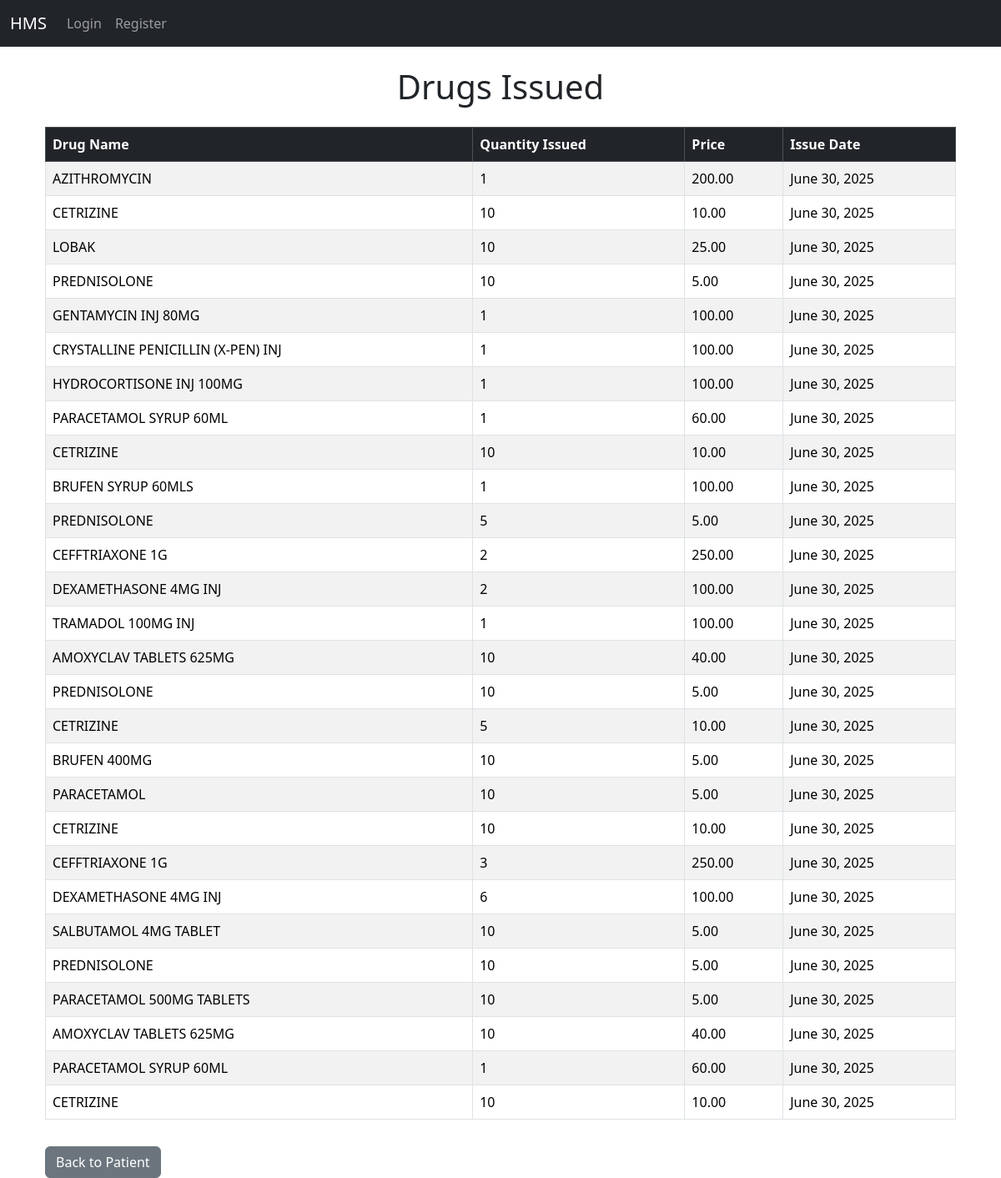
Page /patients/drug_issued/ on the committed database.
### drugs/models.py (models this page shows, shortened)
class DrugIssue(models.Model):
    drug = models.ForeignKey(Drug, on_delete=models.CASCADE)
    patient = models.ForeignKey(Patient_register, on_delete=models.CASCADE)  # Foreign key to Patient_register
    quantity_issued = models.IntegerField()
    issue_date = models.DateField(auto_now_add=True)

class Drug(models.Model):
    name = models.CharField(max_length=100)
    quantity = models.IntegerField()
    expiry_date = models.DateField()
    price = models.DecimalField(max_digits=10, decimal_places=2)

### patients/views.py (the view)
# urls.py: path("drug_issued/", views.drug_issued, name="drug_issued"),
def drug_issued(request, id=None):
    if id:
        drug_issues = DrugIssue.objects.filter(patient_id=id)
        patient = Patient_register.objects.get(id=id)
        return render(request, 'patients/drug_issued.html', {'drug_issues': drug_issues, 'patient': patient})
    drug_issues = DrugIssue.objects.all()
    return render(request, 'patients/drug_issued.html', {'drug_issues': drug_issues})

### templates/patients/drug_issued.html (shortened to what this page needs)
{% extends 'base.html' %}
{% block content %}
<h1 class="text-center mb-4">Drugs Issued</h1>
<div class="container">
    {% if drug_issues %}
    <div class="table-responsive">
        <table class="table table-bordered table-striped">
            <thead class="table-dark">
                <tr>
                    <th>Drug Name</th>
                    <th>Quantity Issued</th>
                    <th> Price</th>
                    <th>Issue Date</th>
                </tr>
            </thead>
            <tbody>
                {% for issue in drug_issues %}
                <tr>
                    <td>{{ issue.drug.name }}</td>
                    <td>{{ issue.quantity_issued }}</td>
                    <td>{{ issue.drug.price }}</td>
                    <td>{{ issue.issue_date }}</td>
                </tr>
                {% endfor %}
            </tbody>
        </table>
    </div>
    {% else %}
    <p class="text-center">No drugs have been issued to this patient.</p>
    {% endif %}
    <a href="{% url 'pat_view' patient.id %}" class="btn btn-secondary mt-3">Back to Patient</a>
</div>
{% endblock %}

### rows in the picture
DrugIssue: drug.name "AZITHROMYCIN", quantity_issued "1", drug.price "200.00", issue_date "June 30, 2025"
DrugIssue: drug.name "CETRIZINE", quantity_issued "10", drug.price "10.00", issue_date "June 30, 2025"
DrugIssue: drug.name "LOBAK", quantity_issued "10", drug.price "25.00", issue_date "June 30, 2025"
DrugIssue: drug.name "PREDNISOLONE", quantity_issued "10", drug.price "5.00", issue_date "June 30, 2025"
DrugIssue: drug.name "GENTAMYCIN INJ 80MG", quantity_issued "1", drug.price "100.00", issue_date "June 30, 2025"
DrugIssue: drug.name "CRYSTALLINE PENICILLIN (X-PEN) INJ", quantity_issued "1", drug.price "100.00", issue_date "June 30, 2025"
DrugIssue: drug.name "HYDROCORTISONE INJ 100MG", quantity_issued "1", drug.price "100.00", issue_date "June 30, 2025"
DrugIssue: drug.name "PARACETAMOL SYRUP 60ML", quantity_issued "1", drug.price "60.00", issue_date "June 30, 2025"
DrugIssue: drug.name "CETRIZINE", quantity_issued "10", drug.price "10.00", issue_date "June 30, 2025"
DrugIssue: drug.name "BRUFEN SYRUP 60MLS", quantity_issued "1", drug.price "100.00", issue_date "June 30, 2025"
DrugIssue: drug.name "PREDNISOLONE", quantity_issued "5", drug.price "5.00", issue_date "June 30, 2025"
DrugIssue: drug.name "CEFFTRIAXONE 1G", quantity_issued "2", drug.price "250.00", issue_date "June 30, 2025"
DrugIssue: drug.name "DEXAMETHASONE 4MG INJ", quantity_issued "2", drug.price "100.00", issue_date "June 30, 2025"
DrugIssue: drug.name "TRAMADOL 100MG INJ", quantity_issued "1", drug.price "100.00", issue_date "June 30, 2025"
DrugIssue: drug.name "AMOXYCLAV TABLETS 625MG", quantity_issued "10", drug.price "40.00", issue_date "June 30, 2025"
DrugIssue: drug.name "PREDNISOLONE", quantity_issued "10", drug.price "5.00", issue_date "June 30, 2025"
DrugIssue: drug.name "CETRIZINE", quantity_issued "5", drug.price "10.00", issue_date "June 30, 2025"
DrugIssue: drug.name "BRUFEN 400MG", quantity_issued "10", drug.price "5.00", issue_date "June 30, 2025"
DrugIssue: drug.name "PARACETAMOL", quantity_issued "10", drug.price "5.00", issue_date "June 30, 2025"
DrugIssue: drug.name "CETRIZINE", quantity_issued "10", drug.price "10.00", issue_date "June 30, 2025"
DrugIssue: drug.name "CEFFTRIAXONE 1G", quantity_issued "3", drug.price "250.00", issue_date "June 30, 2025"
DrugIssue: drug.name "DEXAMETHASONE 4MG INJ", quantity_issued "6", drug.price "100.00", issue_date "June 30, 2025"
DrugIssue: drug.name "SALBUTAMOL 4MG TABLET", quantity_issued "10", drug.price "5.00", issue_date "June 30, 2025"
DrugIssue: drug.name "PREDNISOLONE", quantity_issued "10", drug.price "5.00", issue_date "June 30, 2025"
DrugIssue: drug.name "PARACETAMOL 500MG TABLETS", quantity_issued "10", drug.price "5.00", issue_date "June 30, 2025"
DrugIssue: drug.name "AMOXYCLAV TABLETS 625MG", quantity_issued "10", drug.price "40.00", issue_date "June 30, 2025"
DrugIssue: drug.name "PARACETAMOL SYRUP 60ML", quantity_issued "1", drug.price "60.00", issue_date "June 30, 2025"
DrugIssue: drug.name "CETRIZINE", quantity_issued "10", drug.price "10.00", issue_date "June 30, 2025"
